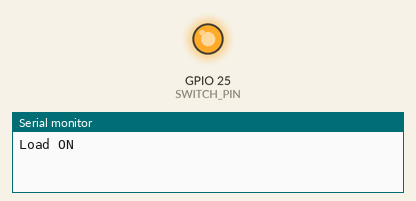
Simulated run of this sketch. Board: ESP32. On the bench: output pins drawn as LEDs (lit = HIGH), the last lines printed to the serial monitor.

Above: at 1.5 s.
At 4.5 s:
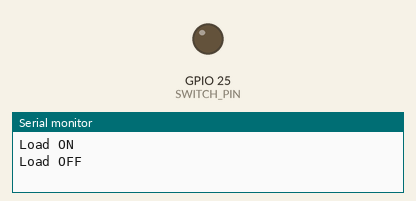
Timing chart, 0 to 7.8 s (numbered marks = the images above):
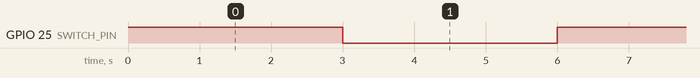

Measured:
- by itself, GPIO 25 (SWITCH_PIN): alternates HIGH for 3.0 s and LOW for 3.0 s

The sketch:

ch10-esp32.ino
```cpp
const int SWITCH_PIN = 25;

void setup() {
  Serial.begin(115200);
  pinMode(SWITCH_PIN, OUTPUT);
}

void loop() {
  // gate at about 3.3 V: on for this small load
  digitalWrite(SWITCH_PIN, HIGH);
  Serial.println("Load ON");
  delay(3000);
  digitalWrite(SWITCH_PIN, LOW);
  Serial.println("Load OFF");
  delay(3000);
}
```
